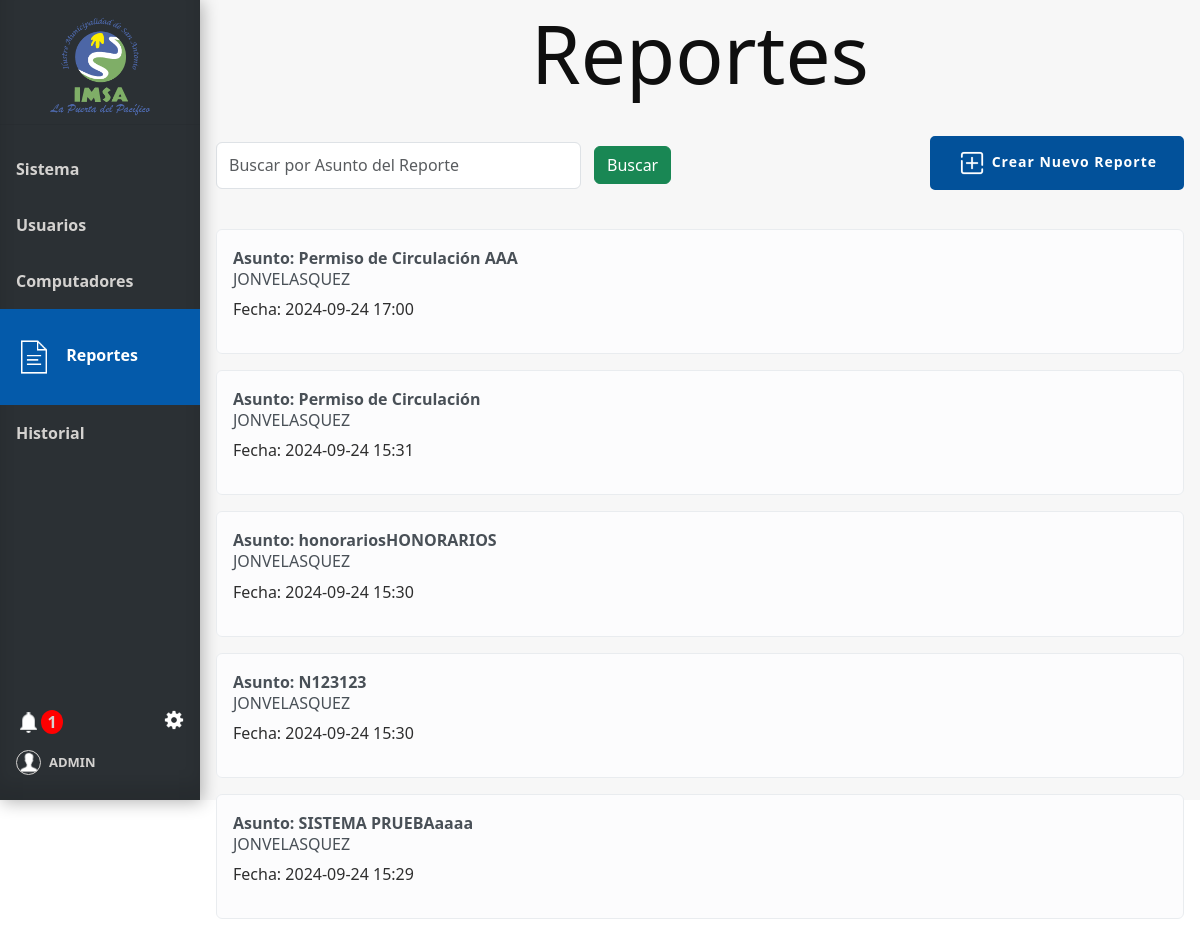
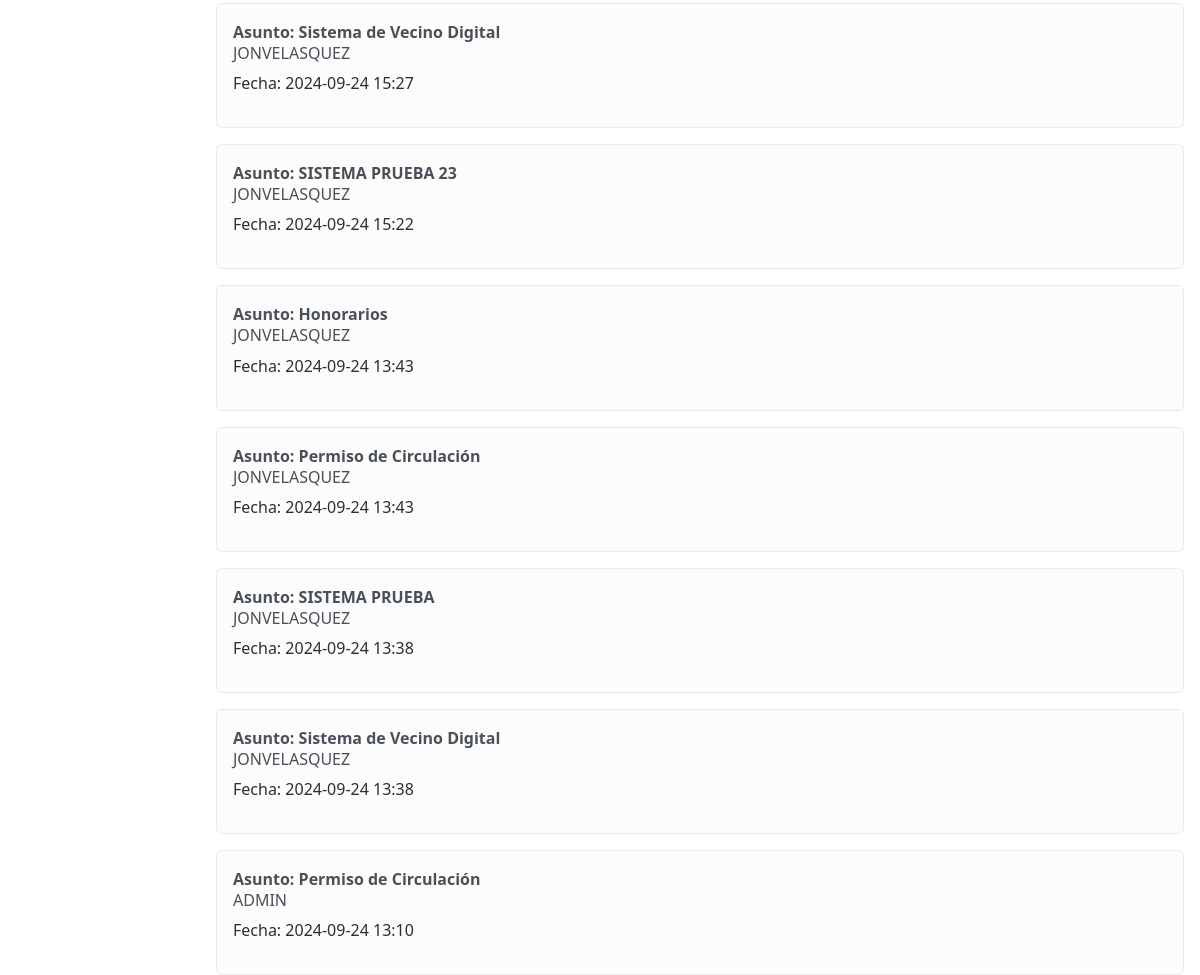
/reportes (signed in), run on an earlier commit of the app's database (2 pictures, top to bottom).
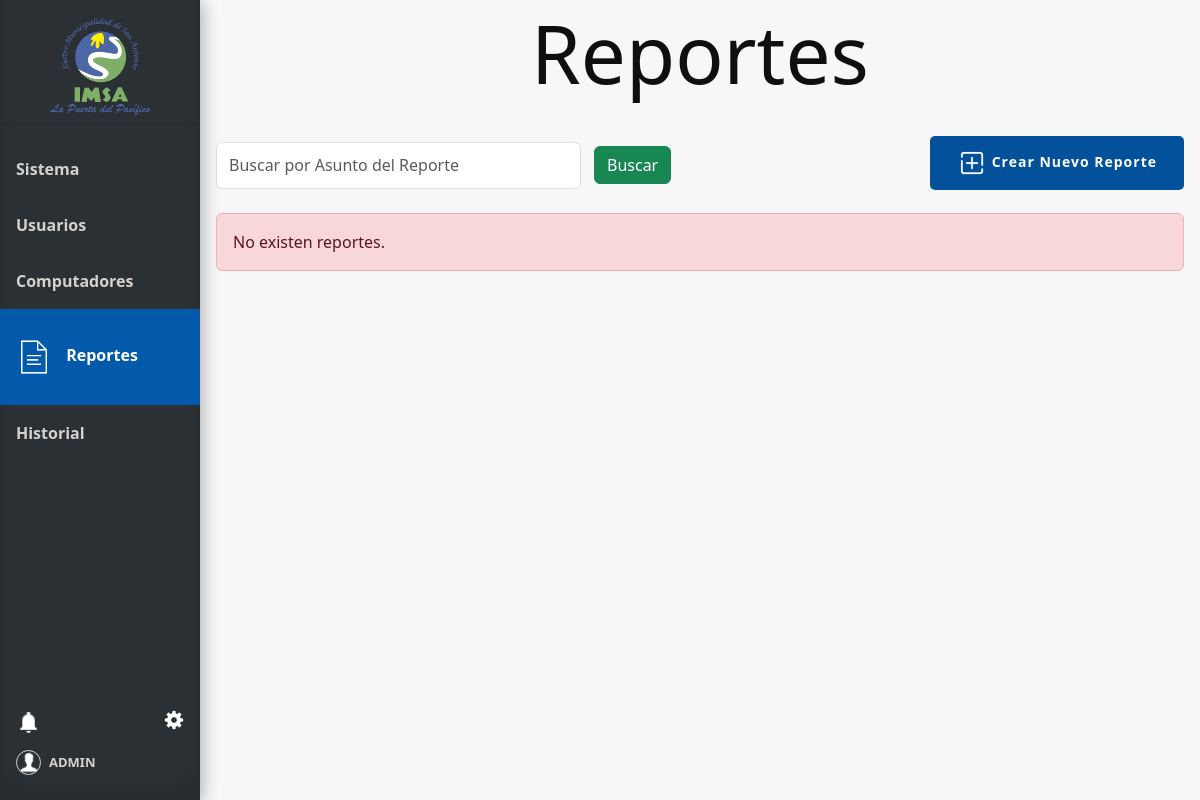
And on a later commit of the database.
### tables this page shows
CREATE TABLE Reportes (
    id_reporte INTEGER PRIMARY KEY AUTOINCREMENT,
    usuario_id INTEGER,
    asunto VARCHAR(100) NOT NULL,
    descripcion VARCHAR(300) NOT NULL,
    fecha TIMESTAMP DEFAULT CURRENT_TIMESTAMP,
    fecha_solucion TIMESTAMP,
    archivo VARCHAR,
    FOREIGN KEY (usuario_id) REFERENCES Usuario(Id_usuario)
);

CREATE TABLE Usuario (
    Id_usuario INTEGER PRIMARY KEY AUTOINCREMENT,
    Nombre_user VARCHAR(100),
    Email VARCHAR(100),
    Psw VARCHAR(100),
    id_tipo_usuario,
    FOREIGN KEY (id_tipo_usuario) REFERENCES Tipo_usuario(id_tipo_usuario)
);

### app.py (the view)
@app.route('/reportes', methods=['GET', 'POST'])
@login_required
def reportes():
    conn = get_db_connection()
    search = request.args.get('search')
    if search:
        query = '''SELECT Reportes.id_reporte, Reportes.asunto, Reportes.fecha, Reportes.fecha_solucion, Reportes.descripcion, Usuario.Nombre_user
                           FROM Reportes
                           INNER JOIN Usuario ON Usuario.id_usuario = Reportes.usuario_id WHERE asunto LIKE ? OR usuario_id LIKE ? ORDER BY fecha DESC'''
        reportes = conn.execute(query, ('%' + search + '%', '%' + search + '%')).fetchall()
    else:
        reportes = conn.execute('''
                           SELECT Reportes.id_reporte, Reportes.asunto, Reportes.fecha, Reportes.fecha_solucion, Reportes.descripcion, Usuario.Nombre_user
                           FROM Reportes
                           INNER JOIN Usuario ON Usuario.id_usuario = Reportes.usuario_id
                           ORDER BY fecha DESC
                           ''').fetchall()
    conn.close()
    user=current_user
    num_notificaciones_totales = get_total_notifications(user.id)
    info_notificaciones = get_info_notifications(user.id)
    return render_template('reportes.html', reportes=reportes,  user=user, num_notificaciones_totales=num_notificaciones_totales, info_notificaciones=info_notificaciones)

### app.py (called while the page is built)
@login_manager.user_loader
def load_user(user_id):
    return Usuario.get_by_id(user_id)

def get_db_connection():
    conn = sqlite3.connect('database.db')
    conn.row_factory = sqlite3.Row
    return conn

def get_total_notifications(user_id):
    conn = get_db_connection()
    total_notifications = conn.execute(
        'SELECT COUNT(*) FROM Notificaciones WHERE id_usuario = ?  AND leido = false',
        (user_id,)
    ).fetchone()[0]
    conn.close()
    return total_notifications

def get_info_notifications(user_id):
    conn = get_db_connection()
    info_notifiaciones= conn.execute(
        'SELECT * FROM Notificaciones WHERE id_usuario = ? ORDER BY id_notificacion DESC LIMIT 6',
        (user_id,)
    ).fetchall()
    conn.close()
    return info_notifiaciones

### model.py (called while the page is built)
def get_db_connection():
    conn = sqlite3.connect('database.db')
    conn.row_factory = sqlite3.Row
    return conn

### templates/reportes.html (shortened to what this page needs)
{% extends 'base.html' %}
{% block head %}
<link rel="stylesheet" href="{{ url_for('static', filename='css/style_reportes.css') }}">
{% endblock %}
{% block content %}
<h1 class="block-effect" style="--td:0.3s">
    <div class="block-reveal" style="--bc: #2b3034; --d: 0.5s">Reportes</div>
</h1>
<div class="head">
    <div class="filtros">
        <form method="get" action="{{ url_for('reportes') }}" id="filtro-form">
            <div class="filtro">
                <input class="form-control me-2" type="search" name="search"
                    placeholder="Buscar por Asunto del Reporte" aria-label="Search"
                    value="{{ request.args.get('search', '') }}">
                <button class="btn btn-success" type="submit">Buscar</button>
            </div>
        </form>
    </div>
    <div class="Botones_Reportes">
        <div class="reporte_2">
            <a href="{{ url_for('reporte_2') }}" class="button_slide slide_right">
                <img id="agregar" src="{{ url_for('static', filename='img/icon-agregar.png') }}" alt="icon-agregar"
                    width="30px">
                <b>Crear Nuevo Reporte</b>
            </a>
        </div>
    </div>
</div>
{% if reportes %}
<div class="mt-3">
    {% for reporte in reportes %}
    <div class="alert alert-light d-flex justify-content-between align-items-center" role="alert">
        <div class="listReport">
            <strong> <a href="{{ url_for('ver_reporte', id_reporte=reporte['id_reporte']) }}"  id="verReporte">Asunto: {{ reporte['asunto'] }}</a></strong>
            <h6>{{ reporte['Nombre_user'] }}</h6>
            <p>Fecha: {{ reporte['fecha'] }} </p>
        </div>
    </div>
    {% endfor %}
</div>
{% else %}
<div class="alert alert-danger" role="alert">
    No existen reportes.
</div>
{% endif %}
{% endblock %}

### templates/base.html (shortened to what this page needs)
<!doctype html>
<html lang="es">
<head>
  {% block head %} {% endblock %}
  <link rel="stylesheet" href="{{ url_for('static', filename='css/style_base.css') }}">
  <link rel="stylesheet" href="{{ url_for('static', filename='css/style_ajustes.css') }}">
  <link href="https://cdn.jsdelivr.net/npm/bootstrap@5.3.3/dist/css/bootstrap.min.css" rel="stylesheet"
>
</head>
<body>
  <div class="sidebar" style="display: flex; flex-direction: column; height: 100vh;">
    <div class="tituloMenu">
      <img src="{{ url_for('static', filename='img/logo.png') }}" alt="Logo-IMSA" width="100px">
    </div>
    <hr>
    <a href="{{ url_for('index') }}" class="slide_right {% if request.endpoint == 'index' %}active{% endif %}">
      <b id="menu-link">Sistema</b>
    </a>
    <a href="{{ url_for('usuarios') }}" class="slide_right {% if request.endpoint == 'usuarios' %}active{% endif %}">
      <b id="menu-link">Usuarios</b>
    </a>
    <a href="{{ url_for('computadores') }}"
      class="slide_right {% if request.endpoint == 'computadores' %}active{% endif %}">
      <b id="menu-link">Computadores</b>
    </a>
    <a href="{{ url_for('reportes') }}" class="slide_right {% if request.endpoint == 'reportes' %}active{% endif %}">
      <img id="icon-reportes" class="menu-icon {% if request.endpoint == 'reportes' %}show{% endif %}"
        src="{{ url_for('static', filename='img/icon-documento.png') }}" alt="icon-documentos">
      <b id="menu-link">Reportes</b>
    </a>
    <a href="{{ url_for('historial') }}" class="slide_right {% if request.endpoint == 'historial' %}active{% endif %}">
      <b id="menu-link">Historial</b>
    </a>
    <div class="menuAbajo">
      <div class="ajuste_notificacion">
        <div class="notificacion">
          <a href="" class="icon" data-bs-toggle="modal" data-bs-target="#ModalNotifiaciones">
            <img id="icon-campana" src="{{ url_for('static', filename='img/icon-campana.png') }}" alt="logoCampana">
            <div>
              {% if num_notificaciones_totales > 0 %}
              <strong id="numero_notificacion">{{ num_notificaciones_totales }}</strong>
              {% endif %}
            </div>
          </a>
        </div>
        <div class="ajustes">
          <a href="" class="icon" data-bs-toggle="modal" data-bs-target="#ModalAjustes">
            <img async id="icon-ajuste" src="{{ url_for('static', filename='img/icon-ajuste.png') }}" alt="logoAjuste" ></a>
        </div>
      </div>
      <div class="bodyCuenta">
        <a href="#" id="cuenta">
          <img id="icon-cuenta" src="{{ url_for('static', filename='img/icon-usuario.png') }}" alt="">
          <b style="font-size: small;">{{ user.nombre_usuario}}</b>
        </a>
      </div>
  </div>
  </div>
  <div class="content">
    {% block content %}
    {% endblock %}
  </div>
</body>
</html>

What changed in the data, as far as the page shows it:
removed Reportes: asunto "Permiso de Circulación AAA", Nombre_user "JONVELASQUEZ", fecha "2024-09-24 17:00"
removed Reportes: asunto "Permiso de Circulación", Nombre_user "JONVELASQUEZ", fecha "2024-09-24 15:31"
removed Reportes: asunto "honorariosHONORARIOS", Nombre_user "JONVELASQUEZ", fecha "2024-09-24 15:30"
removed Reportes: asunto "N123123", Nombre_user "JONVELASQUEZ", fecha "2024-09-24 15:30"
removed Reportes: asunto "SISTEMA PRUEBAaaaa", Nombre_user "JONVELASQUEZ", fecha "2024-09-24 15:29"
removed Reportes: asunto "Sistema de Vecino Digital", Nombre_user "JONVELASQUEZ", fecha "2024-09-24 15:27"
removed Reportes: asunto "SISTEMA PRUEBA 23", Nombre_user "JONVELASQUEZ", fecha "2024-09-24 15:22"
removed Reportes: asunto "Honorarios", Nombre_user "JONVELASQUEZ", fecha "2024-09-24 13:43"
removed Reportes: asunto "Permiso de Circulación", Nombre_user "JONVELASQUEZ", fecha "2024-09-24 13:43"
removed Reportes: asunto "SISTEMA PRUEBA", Nombre_user "JONVELASQUEZ", fecha "2024-09-24 13:38"
removed Reportes: asunto "Sistema de Vecino Digital", Nombre_user "JONVELASQUEZ", fecha "2024-09-24 13:38"
removed Reportes: asunto "Permiso de Circulación", Nombre_user "ADMIN", fecha "2024-09-24 13:10"
Also different on the page:
{{ num_notificaciones_totales }}: "1" → (not shown)
text now shown: "No existen reportes."
